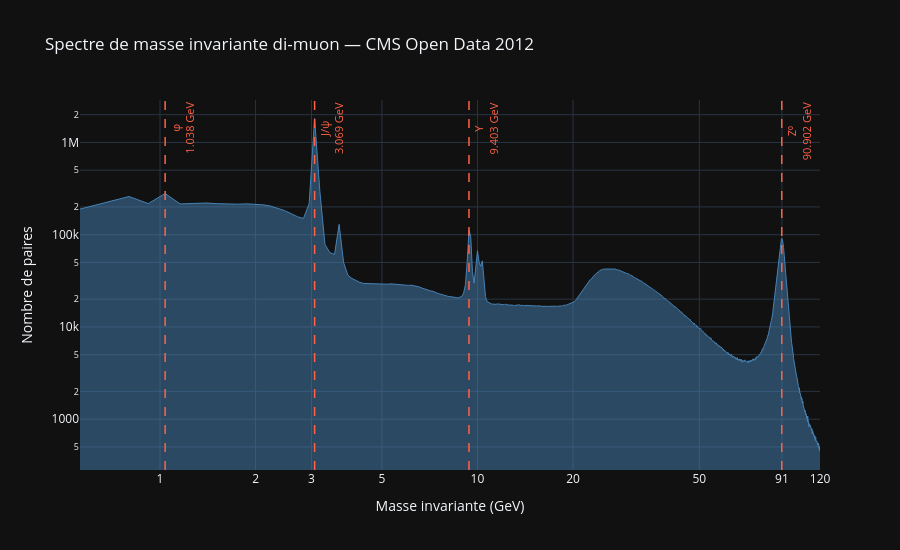

Notebook source saved alongside this figure:
### Markdown cell above
## Résultats — Spectre de masse invariante

### Méthode de détection des pics

L'algorithme `find_peaks` (scipy) détecte automatiquement les maxima locaux
du spectre en imposant deux contraintes :
- **Prominence** : le pic doit dépasser son fond local d'au moins 50 000 paires
- **Distance** : deux pics doivent être séparés d'au moins 10 bins (~1.2 GeV)

### Pics détectés

| Pic | Masse détectée | Paires au pic | Prominence |
|-----|---------------|---------------|------------|
| 1 | 1.038 GeV | 279 534 | 90 037 |
| 2 | 3.069 GeV | 1 817 907 | 1 667 962 |
| 3 | 9.403 GeV | 112 324 | 91 732 |
| 4 | 90.902 GeV | 91 100 | 87 024 |

**Prominence** : mesure à quel point un pic se détache de son fond local.
Une prominence élevée indique un pic net et bien défini.

### Comparaison avec les valeurs officielles (PDG)

| Particule | Masse détectée | Masse PDG | Écart |
|-----------|---------------|-----------|-------|
| φ | 1.038 GeV | 1.020 GeV | 1.76% |
| J/ψ | 3.069 GeV | 3.097 GeV | 0.90% |
| Υ | 9.403 GeV | 9.460 GeV | 0.60% |
| Z⁰ | 90.902 GeV | 91.188 GeV | 0.31% |

### Ce qu'on observe

**4 particules identifiées automatiquement** à partir de 22.8 millions
de paires di-muon.

**Les écarts diminuent avec la masse** : 1.76% pour le φ, 0.31% pour le Z⁰.

**Le ρ/ω à 0.77 GeV n'est pas détecté comme pic distinct** — il est
probablement noyé dans le fond continu à basse masse, ou fusionné
avec le φ voisin compte tenu de la largeur de nos bins (0.119 GeV).

**Le J/ψ est le signal dominant** avec 1.8M paires au pic et une prominence
de 1.67M. C'est la résonance la plus proprement reconstruite dans ce dataset.

### Code cell
## On plot le spectre de masse

fig = go.Figure()

fig.add_trace(go.Scatter(
    x=hist_pd["mass_center"],
    y=hist_pd["count"],
    mode="lines",
    fill="tozeroy",
    name="Paires di-muon",
    line=dict(color="steelblue", width=1),
))

## On ajoute les annotations

pics_detectes = [
    (1.038,  "φ",   "1.038 GeV"),
    (3.069,  "J/ψ", "3.069 GeV"),
    (9.403,  "Υ",   "9.403 GeV"),
    (90.902, "Z⁰",  "90.902 GeV"),
]

for mass, name, label in pics_detectes:
    fig.add_vline(
        x=mass,
        line_dash="dash",
        line_color="tomato",
        line_width=1.5,
    )
    fig.add_annotation(
        x=np.log10(mass),
        y=1,
        yref="paper",
        text=f"{name}<br>{label}",
        showarrow=False,
        textangle=-90,
        font=dict(color="tomato", size=11),
        yanchor="top",
        xanchor="left",
    )

# Graduations explicites, sinon on ne voyait rien
tickvals = [0.5, 1, 2, 3, 5, 10, 20, 50, 91, 120]

fig.update_layout(
    title="Spectre de masse invariante di-muon — CMS Open Data 2012",
    xaxis=dict(
        title="Masse invariante (GeV)",
        type="log",
        tickvals=tickvals,
        ticktext=[str(v) for v in tickvals],
        showgrid=True,
    ),
    yaxis=dict(
        title="Nombre de paires",
        type="log", # On passe en base log pour mieux voir (sinon les premières valeurs se superposaient)
    ),
    template="plotly_dark",
    height=550,
)
fig.show()

## En base log l'espace des x évolue en faisant x10
## La même distance entre 0.5 et 5 et la même qu'entre 5 et 50, etc

### Figure 1 — Plotly figure (JSON) as saved in the notebook; plotly's stock layout.template omitted (floating-point values rounded to 4 significant figures; data arrays with more than 128 entries replaced by an {"elided": "..."} marker saying what was removed)
{"data": [{"fill": "tozeroy", "line": {"color": "steelblue", "width": 1}, "mode": "lines", "name": "Paires di-muon", "type": "scatter", "x": {"elided": "1000 float values"}, "y": {"elided": "1000 int values"}}], "layout": {"annotations": [{"font": {"color": "tomato", "size": 11}, "showarrow": false, "text": "φ<br>1.038 GeV", "textangle": -90, "x": 0.0162, "xanchor": "left", "y": 1, "yanchor": "top", "yref": "paper"}, {"font": {"color": "tomato", "size": 11}, "showarrow": false, "text": "J/ψ<br>3.069 GeV", "textangle": -90, "x": 0.487, "xanchor": "left", "y": 1, "yanchor": "top", "yref": "paper"}, {"font": {"color": "tomato", "size": 11}, "showarrow": false, "text": "Υ<br>9.403 GeV", "textangle": -90, "x": 0.9733, "xanchor": "left", "y": 1, "yanchor": "top", "yref": "paper"}, {"font": {"color": "tomato", "size": 11}, "showarrow": false, "text": "Z⁰<br>90.902 GeV", "textangle": -90, "x": 1.959, "xanchor": "left", "y": 1, "yanchor": "top", "yref": "paper"}], "height": 550, "shapes": [{"line": {"color": "tomato", "dash": "dash", "width": 1.5}, "type": "line", "x0": 1.038, "x1": 1.038, "xref": "x", "y0": 0, "y1": 1, "yref": "y domain"}, {"line": {"color": "tomato", "dash": "dash", "width": 1.5}, "type": "line", "x0": 3.069, "x1": 3.069, "xref": "x", "y0": 0, "y1": 1, "yref": "y domain"}, {"line": {"color": "tomato", "dash": "dash", "width": 1.5}, "type": "line", "x0": 9.403, "x1": 9.403, "xref": "x", "y0": 0, "y1": 1, "yref": "y domain"}, {"line": {"color": "tomato", "dash": "dash", "width": 1.5}, "type": "line", "x0": 90.9, "x1": 90.9, "xref": "x", "y0": 0, "y1": 1, "yref": "y domain"}], "title": {"text": "Spectre de masse invariante di-muon — CMS Open Data 2012"}, "xaxis": {"showgrid": true, "ticktext": ["0.5", "1", "2", "3", "5", "10", "20", "50", "91", "120"], "tickvals": [0.5, 1, 2, 3, 5, 10, 20, 50, 91, 120], "title": {"text": "Masse invariante (GeV)"}, "type": "log"}, "yaxis": {"title": {"text": "Nombre de paires"}, "type": "log"}}}
